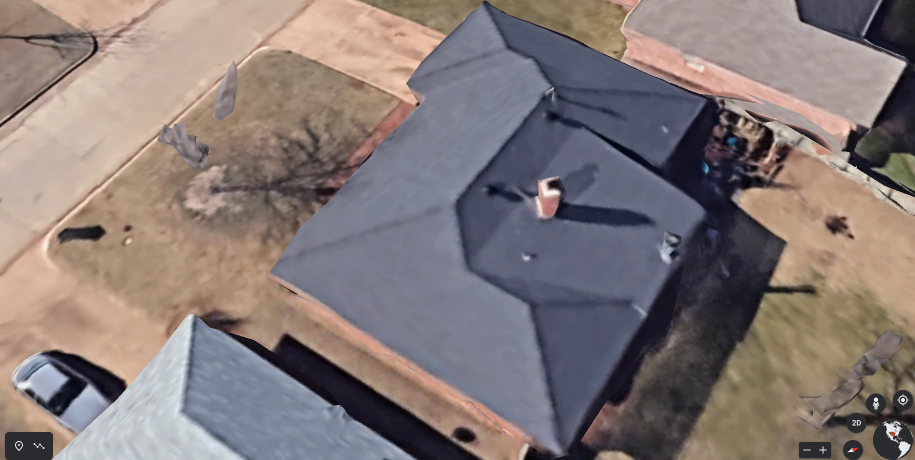
#> input picture with_segmentation/test/000000.png, 1830 x 920 px (shown at 1/2 size)
$ python -i utils.py   (imports and definitions only)   (older library calls are emulated)
#> lines starting #> are read from the running program, lines starting #| are printed output that depends on the picture
import cv2
import numpy as np
from scipy.interpolate import splprep, splev


# [183 lines left out: functions remove_hole, make_polygon, dilate_mask, remove_others, detect_straight, remove_small_contour and 1 more, not called in this run]

def split_color(image):
    b, g, r =cv2.split(image)
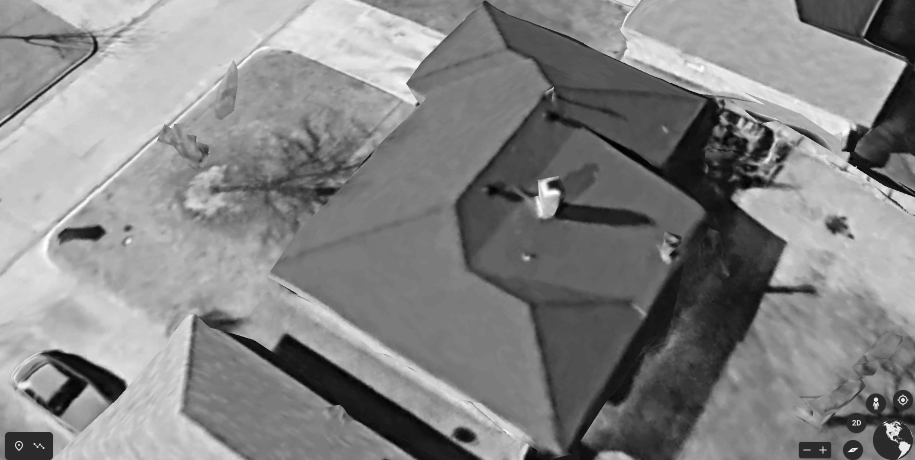
#> b: shape (920, 1830) (shown at 1/2 size); min 0, max 255, mean 132.6
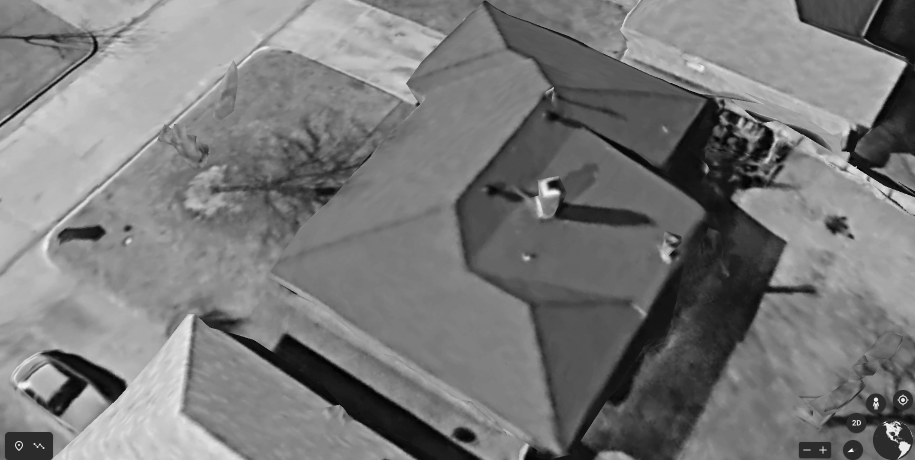
#> g: shape (920, 1830) (shown at 1/2 size); min 0, max 255, mean 121.4
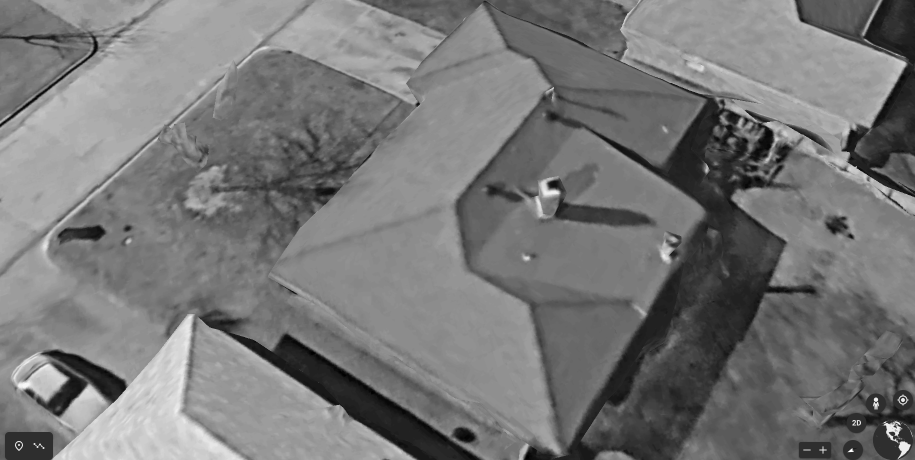
#> r: shape (920, 1830) (shown at 1/2 size); min 0, max 255, mean 119.3

    # [5 lines of commented-out code are left out]

    b = cv2.bilateralFilter(b, 5, 75, 75)
    g = cv2.bilateralFilter(g, 5, 75, 75)
    r = cv2.bilateralFilter(r, 5, 75, 75)

    b = cv2.blur(b, (19, 19))
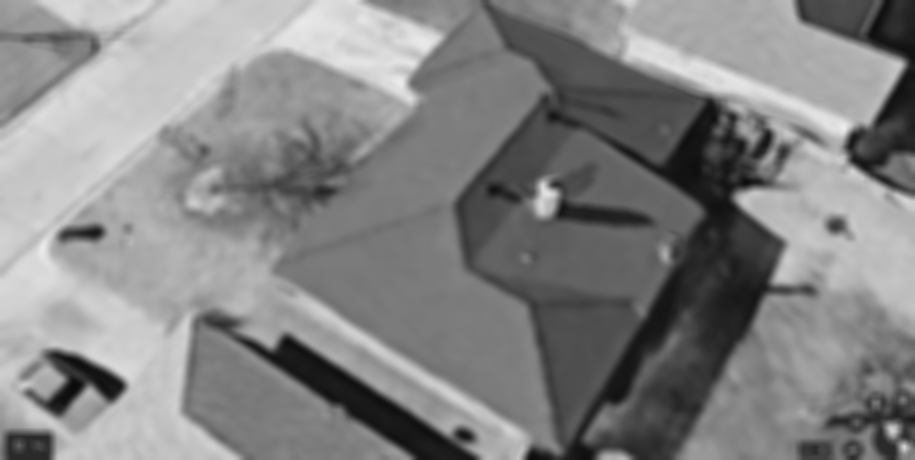
#> b: shape (920, 1830) (shown at 1/2 size); min 10, max 236, mean 132.1
    g = cv2.blur(g, (19, 19))
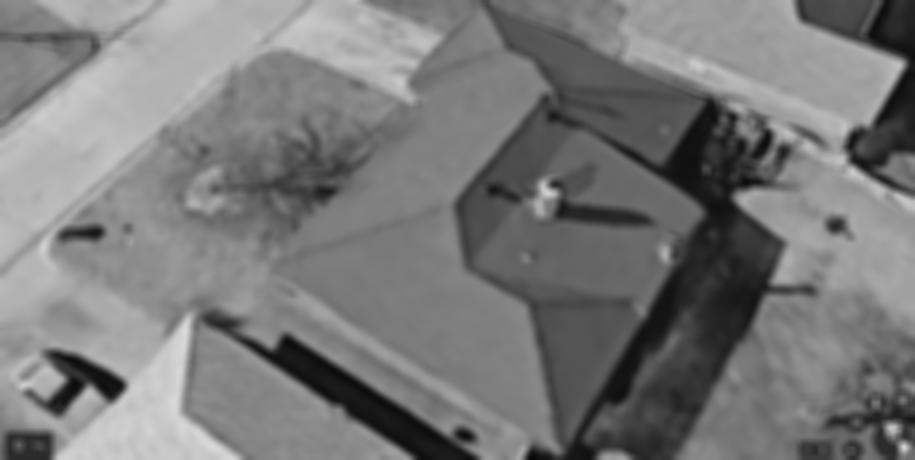
#> g: shape (920, 1830) (shown at 1/2 size); min 7, max 218, mean 120.9
    r = cv2.blur(r, (19, 19))
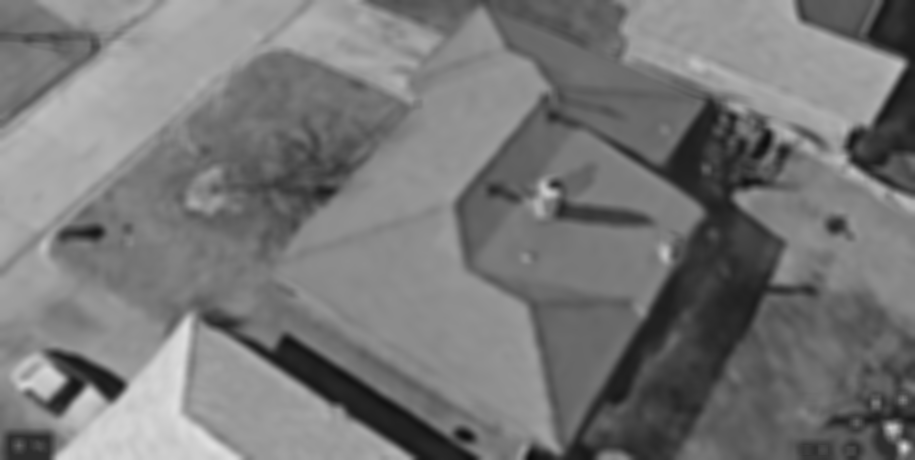
#> r: shape (920, 1830) (shown at 1/2 size); min 10, max 224, mean 118.8


    g = g.astype(np.int16)
    b = b.astype(np.int16)
    r = r.astype(np.int16)

    return b, g, r

# [109 lines left out: functions get_colormask, get_mask, get_keypoints, temp_masks, get_keypoints, not called in this run]

>>> import cv2
>>> picture = cv2.cvtColor(cv2.imread('test/000000.png'), cv2.COLOR_BGR2RGB)
>>> result = split_color(picture)

$ run again, on with_segmentation/test/003.png
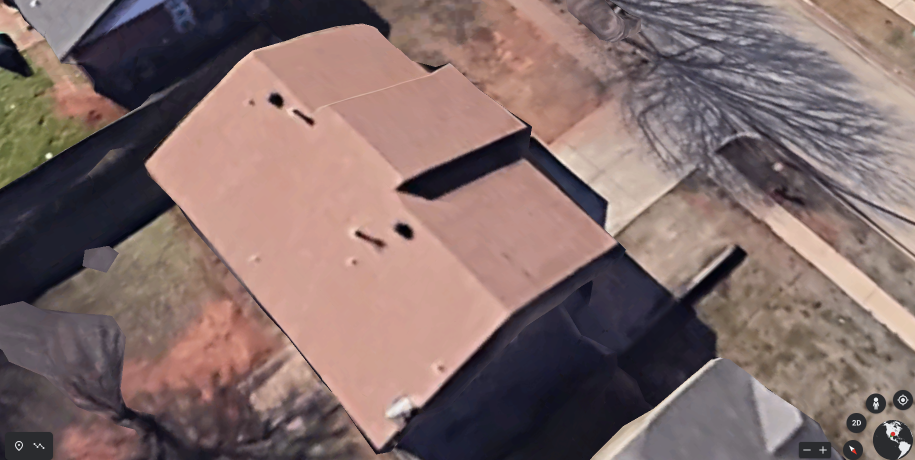
#> input picture with_segmentation/test/003.png, 1830 x 920 px (shown at 1/2 size)
#> in split_color, `b = cv2.blur(b, (19, 19))`:
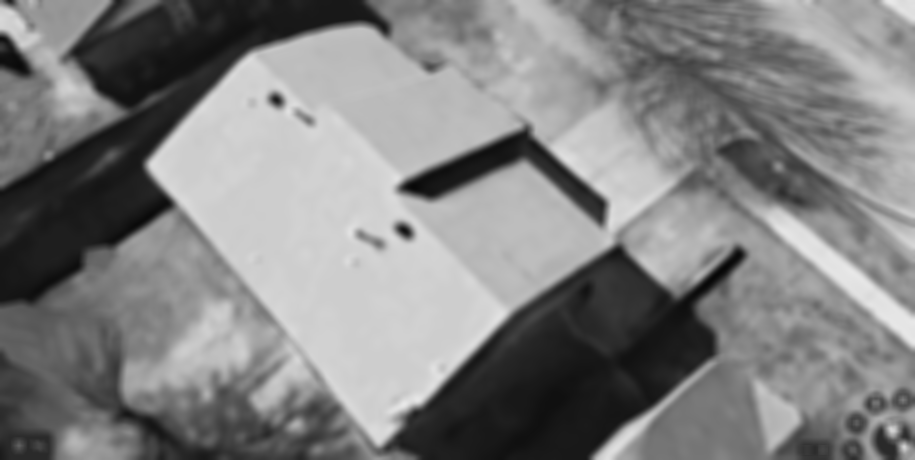
#> b: shape (920, 1830) (shown at 1/2 size); min 6, max 233, mean 129.2
#> in split_color, `r = cv2.blur(r, (19, 19))`:
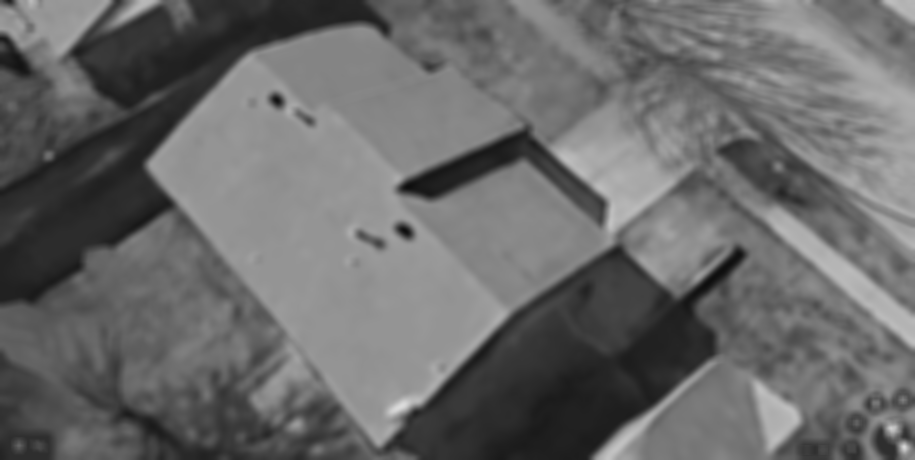
#> r: shape (920, 1830) (shown at 1/2 size); min 13, max 220, mean 105.4

$ run again, on with_segmentation/test/005.png
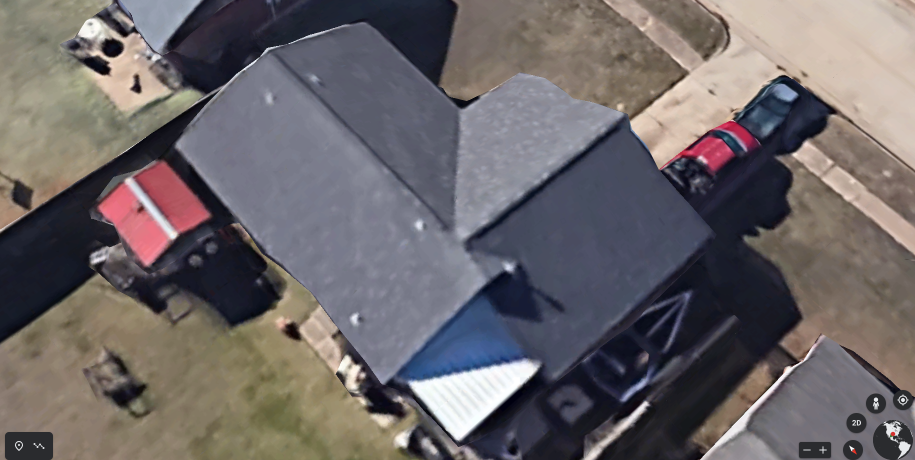
#> input picture with_segmentation/test/005.png, 1830 x 920 px (shown at 1/2 size)
#> in split_color, `g = cv2.blur(g, (19, 19))`:
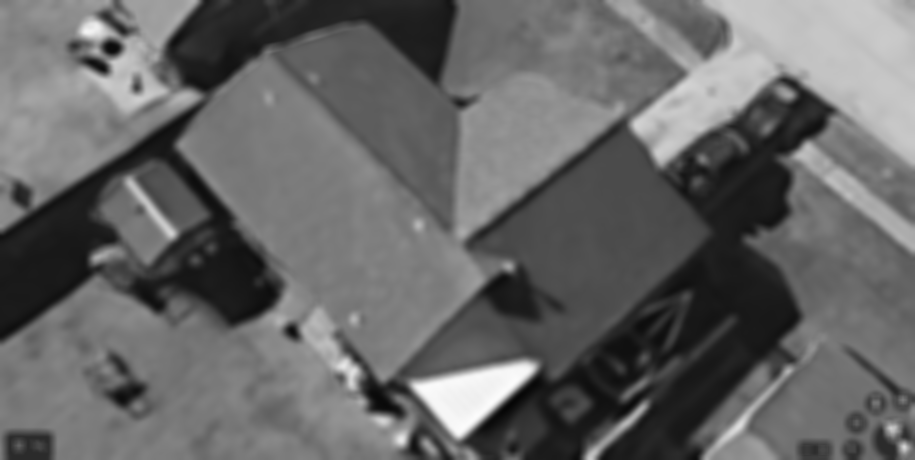
#> g: shape (920, 1830) (shown at 1/2 size); min 6, max 251, mean 102.2
#> in split_color, `r = cv2.blur(r, (19, 19))`:
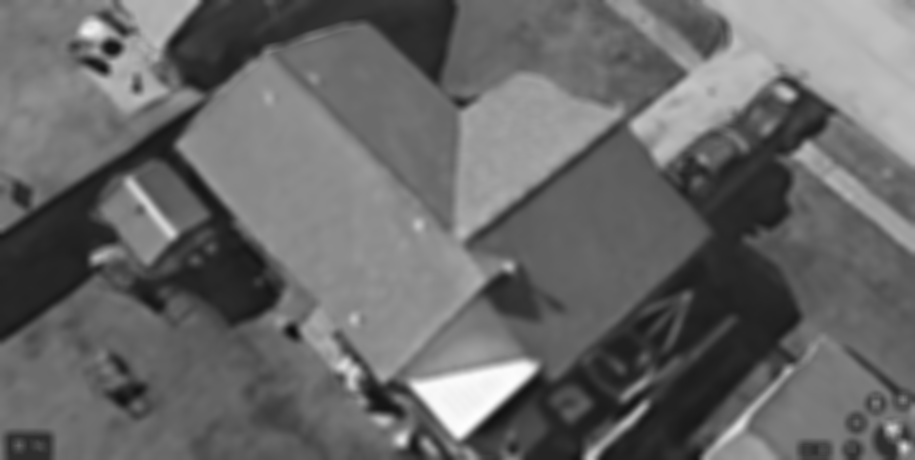
#> r: shape (920, 1830) (shown at 1/2 size); min 12, max 254, mean 103.9

$ run again, on with_segmentation/test/007.png
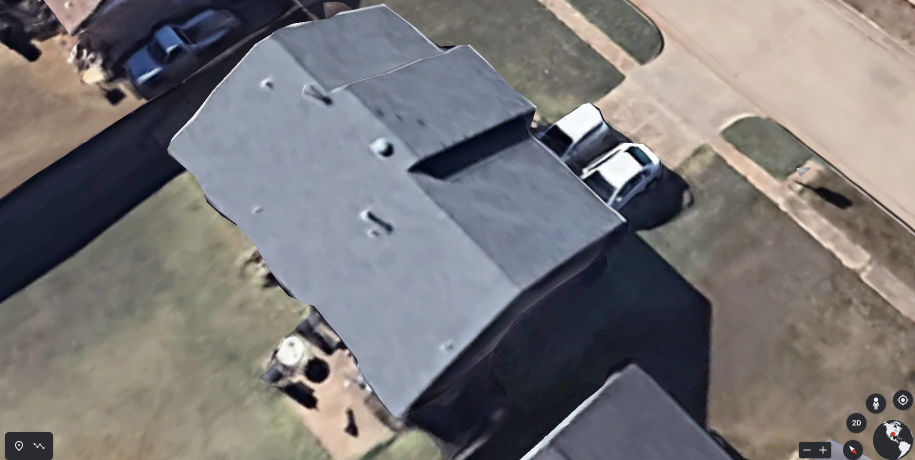
#> input picture with_segmentation/test/007.png, 1830 x 920 px (shown at 1/2 size)
#> in split_color, `g = cv2.blur(g, (19, 19))`:
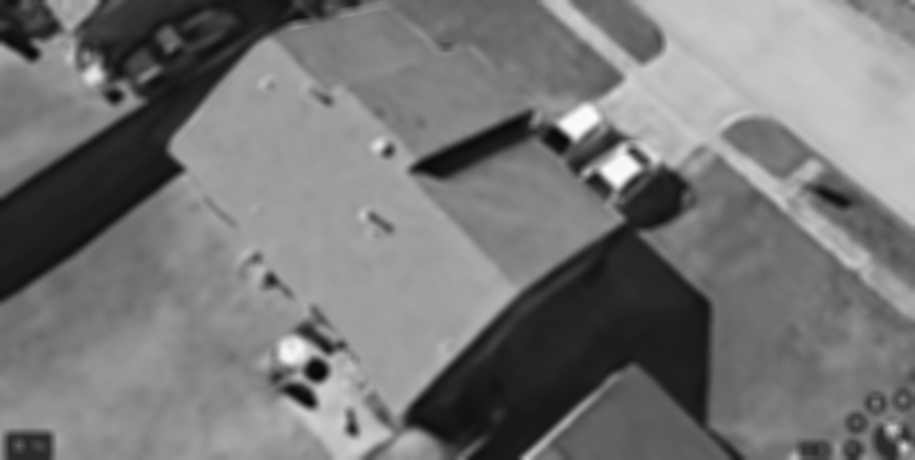
#> g: shape (920, 1830) (shown at 1/2 size); min 8, max 251, mean 118
#> in split_color, `r = cv2.blur(r, (19, 19))`:
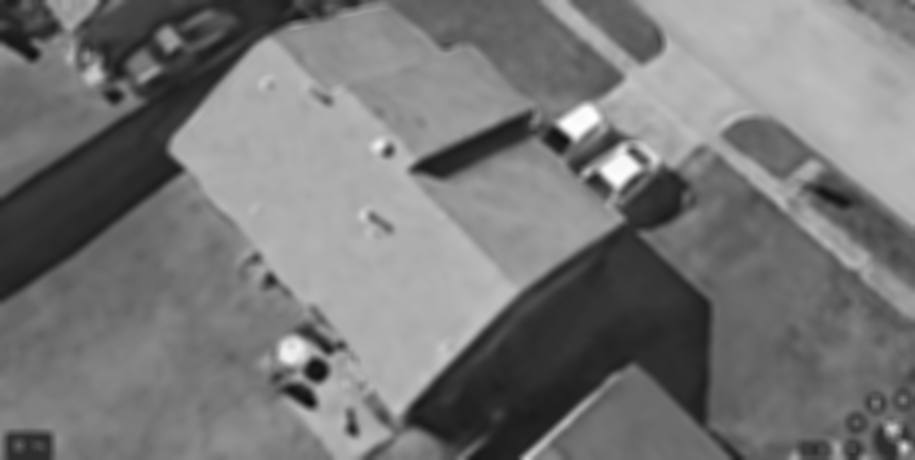
#> r: shape (920, 1830) (shown at 1/2 size); min 12, max 254, mean 118.6
